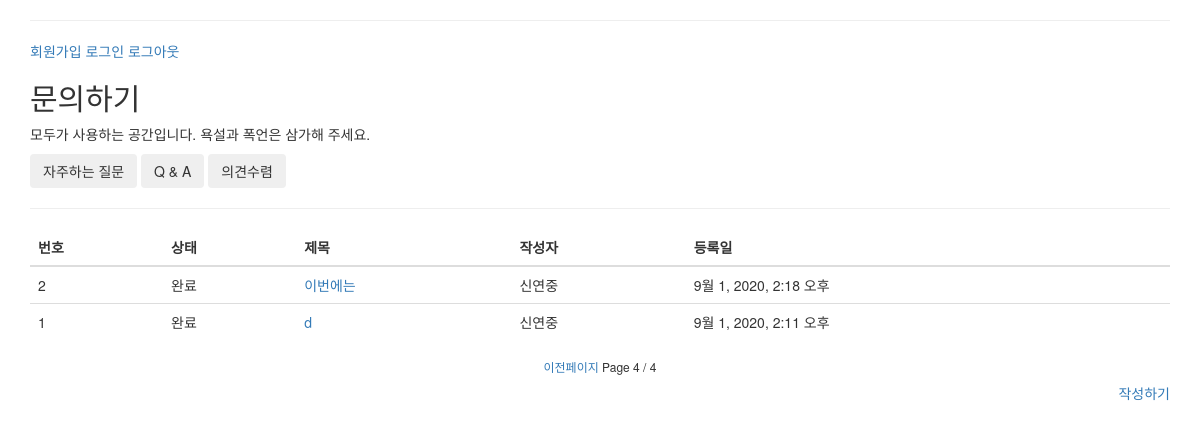
Page /qnaapp/?page=4 on the committed database.
### qnaapp/models.py (models this page shows)
class Qnaboard(models.Model):
    qnawriter = models.ForeignKey('Users', db_column='userEmail', blank=False, null=False, on_delete=models.CASCADE)
    title = models.CharField(max_length=20)
    nickName = models.CharField(max_length=20)
    content = models.TextField()
    created_at = models.DateTimeField(auto_now_add=True)
    admin_content = models.TextField()

class Users(models.Model):
    useremail = models.EmailField(max_length=30, primary_key=True, verbose_name="이메일(아이디)")
    username = models.CharField(max_length=12, verbose_name="닉네임")
    password = models.CharField(max_length=12, verbose_name="비밀번호")
    registerDate = models.DateField(auto_now_add=True, verbose_name="가입시간", null=True)

### qnaapp/views.py (the view)
# urls.py: path("", views.qnaread, name="qnaread"),
def qnaread(request):
    page = request.GET.get('page', 1)
    qnalist = Qnaboard.objects.all()
    paginator = Paginator(qnalist[::-1], 5)
    qnalistpage = paginator.get_page(page)
    context = {"qnalist": qnalistpage}
    return render(request, "qnaboard.html", context)

### qnaapp/templates/qnaboard.html (shortened to what this page needs)
<!DOCTYPE html>
<html lang="en">
<head>
    <link rel="stylesheet" href="https://maxcdn.bootstrapcdn.com/bootstrap/3.4.1/css/bootstrap.min.css">
</head>
<body>
    <div class="container">
        <hr>
        <a href="{% url 'qnaregister' %}">회원가입</a>
        <a href="{% url 'qnalogin' %}">로그인</a>
        <a href="{% url 'qnalogout' %}">로그아웃</a>
      <h2>문의하기</h2>
      <p>모두가 사용하는 공간입니다. 욕설과 폭언은 삼가해 주세요.</p>
      <button type="button" class="btn btn-outline-secondary">자주하는 질문</button>
      <button type="button" class="btn btn-outline-secondary">Q & A</button>
      <button type="button" class="btn btn-outline-secondary">의견수렴</button>
        <hr>
      <table class="table">
        <thead>
          <tr>
            <th>번호</th>
            <th>상태</th>
            <th>제목</th>
            <th>작성자</th>
            <th>등록일</th>
          </tr>
        </thead>
        <tbody>
        {%for qnaboard in qnalist %}
          <tr>
            <td>{{qnaboard.pk}}</td>
            <td>
                {% if qnaboard.admin_content == "" %}
                대기
                {% else %}
                완료
                {% endif %}
            </td>
            <td><a href="{% url 'qnadetail' qnaboard.pk %}">{{ qnaboard.title }}</a></td>
            <td>{{qnaboard.qnawriter.username}}</td>
            <td>{{qnaboard.created_at}}</td>
          </tr>
        {% endfor %}
        </tbody>
      </table>
    <h6 class="text-center">
        {% if qnalist.has_previous %}
            <a href="?page={{qnalist.number|add:-1}}">이전페이지</a>
        {% endif %}
            Page {{qnalist.number}} / {{ qnalist.paginator.num_pages}}
    </h6>
      <div style = "text-align: right">
          <a href="{% url 'qnacreate' %}">작성하기</a>
      </div>
    </div>
</body>
</html>

### rows in the picture
Qnaboard: pk "2", admin_content "완료", title "이번에는", qnawriter.username "신연중", created_at "9월 1, 2020, 2:18 오후"
Qnaboard: pk "1", admin_content "완료", title "d", qnawriter.username "신연중", created_at "9월 1, 2020, 2:11 오후"

### other values in the picture
{{ qnalist.number }} "4"
{{ qnalist.paginator.num_pages }} "4"
